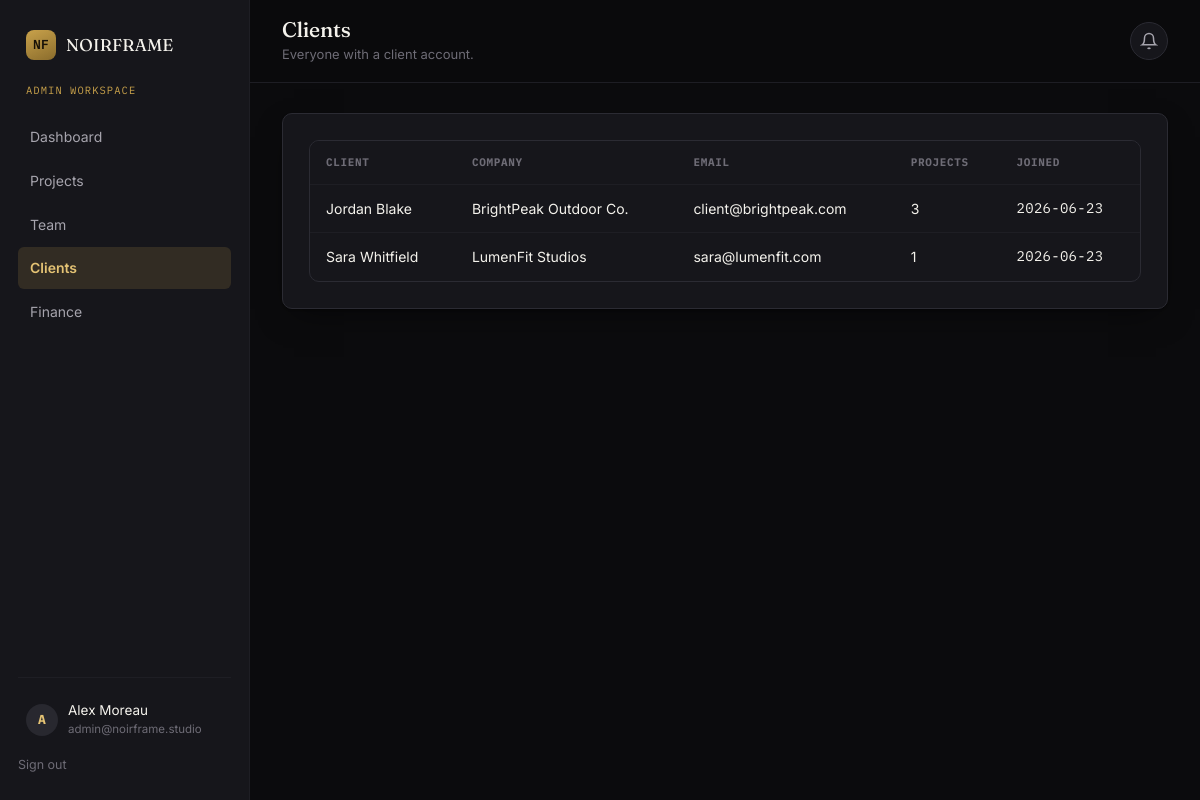
The app's page /admin/clients (signed in) with its own data.
### tables this page shows
CREATE TABLE users (
    id              INTEGER PRIMARY KEY AUTOINCREMENT,
    name            TEXT NOT NULL,
    email           TEXT NOT NULL UNIQUE,
    password_hash   TEXT NOT NULL,
    role            TEXT NOT NULL CHECK (role IN ('admin', 'team_lead', 'employee', 'client')),
    company         TEXT,                      -- only meaningful for clients
    title           TEXT,                      -- job title, employees/team leads
    is_active       INTEGER NOT NULL DEFAULT 1,
    created_at      TEXT NOT NULL DEFAULT (datetime('now'))
);

### blueprints/admin.py (the view)
@bp.route("/clients")
@role_required("admin")
def clients():
    rows = query_all(
        """SELECT u.*, COUNT(p.id) AS project_count
           FROM users u LEFT JOIN projects p ON p.client_id = u.id
           WHERE u.role='client' GROUP BY u.id ORDER BY u.created_at DESC"""
    )
    return render_template("admin/clients.html", clients=rows)

### db.py (called while the page is built)
def get_db():
    if "db" not in g:
        g.db = sqlite3.connect(current_app.config["DATABASE_PATH"])
        g.db.row_factory = sqlite3.Row
        g.db.execute("PRAGMA foreign_keys = ON")
    return g.db

def query_all(sql, params=()):
    return get_db().execute(sql, params).fetchall()

def query_one(sql, params=()):
    return get_db().execute(sql, params).fetchone()

### templates/admin/clients.html
{% extends "dashboard_base.html" %}
{% set active = 'clients' %}
{% block page_title %}Clients{% endblock %}
{% block page_meta %}Everyone with a client account.{% endblock %}
{% block dash_content %}
<div class="card">
  {% if clients %}
    <div class="table-wrap">
      <table>
        <thead><tr><th>Client</th><th>Company</th><th>Email</th><th>Projects</th><th>Joined</th></tr></thead>
        <tbody>
          {% for c in clients %}
            <tr>
              <td>{{ c.name }}</td>
              <td>{{ c.company or '--' }}</td>
              <td>{{ c.email }}</td>
              <td>{{ c.project_count }}</td>
              <td class="mono">{{ c.created_at[:10] }}</td>
            </tr>
          {% endfor %}
        </tbody>
      </table>
    </div>
  {% else %}
    <div class="empty"><h4>No clients yet</h4><p>Clients appear here once they register or are added to a project.</p></div>
  {% endif %}
</div>
{% endblock %}

### templates/dashboard_base.html (shortened to what this page needs)
{% extends "base.html" %}
{% block body_class %}{% endblock %}
{% block content %}
<div class="app-shell">
  <aside class="sidebar">
    <a href="{{ url_for('main.index') }}" class="sidebar__brand brand" style="font-size:17px;">
      <span class="brand__mark">NF</span> {{ company_name }}
    </a>
    <div class="sidebar__role">{{ current_user.role.replace('_',' ') }} workspace</div>
    <nav>
      {% if current_user.role == 'admin' %}
        <a href="{{ url_for('admin.dashboard') }}" class="{{ 'active' if active=='dashboard' }}">Dashboard</a>
        <a href="{{ url_for('admin.projects') }}" class="{{ 'active' if active=='projects' }}">Projects</a>
        <a href="{{ url_for('admin.employees') }}" class="{{ 'active' if active=='employees' }}">Team</a>
        <a href="{{ url_for('admin.clients') }}" class="{{ 'active' if active=='clients' }}">Clients</a>
        <a href="{{ url_for('admin.finance') }}" class="{{ 'active' if active=='finance' }}">Finance</a>
      {% elif current_user.role == 'client' %}
        <a href="{{ url_for('client.dashboard') }}" class="{{ 'active' if active=='dashboard' }}">Dashboard</a>
        <a href="{{ url_for('client.invoices') }}" class="{{ 'active' if active=='invoices' }}">Invoices</a>
      {% endif %}
    </nav>
    <div class="sidebar__footer">
      <div class="sidebar__user">
        <div class="avatar">{{ current_user.name[:1] }}</div>
        <div>
          {{ current_user.name }}
          <small>{{ current_user.email }}</small>
        </div>
      </div>
      <a href="{{ url_for('auth.logout') }}" class="logout-link">Sign out</a>
    </div>
  </aside>
  <div class="main-area">
    <div class="topbar">
      <div>
        <h1>{% block page_title %}Dashboard{% endblock %}</h1>
        <div class="topbar__meta">{% block page_meta %}{% endblock %}</div>
      </div>
      <div class="bell">
        <button class="bell-btn" id="bell-btn" aria-label="Notifications">
          <svg width="18" height="18" viewBox="0 0 24 24" fill="none" stroke="currentColor" stroke-width="2"><path d="M18 8a6 6 0 0 0-12 0c0 7-3 9-3 9h18s-3-2-3-9"/><path d="M13.73 21a2 2 0 0 1-3.46 0"/></svg>
        </button>
      </div>
    </div>
    <div class="content">
      {% block dash_content %}{% endblock %}
    </div>
  </div>
</div>
{% endblock %}

### records on screen
users: role.replace "ADMIN", name "A", name "Alex Moreau", email "admin@noirframe.studio"
users: name "Jordan Blake", company "BrightPeak Outdoor Co.", email "client@brightpeak.com", project_count "3", created_at "2026-06-23"
users: name "Sara Whitfield", company "LumenFit Studios", email "sara@lumenfit.com", project_count "1", created_at "2026-06-23"

### other values on screen
{{ company_name }} "NOIRFRAME"
